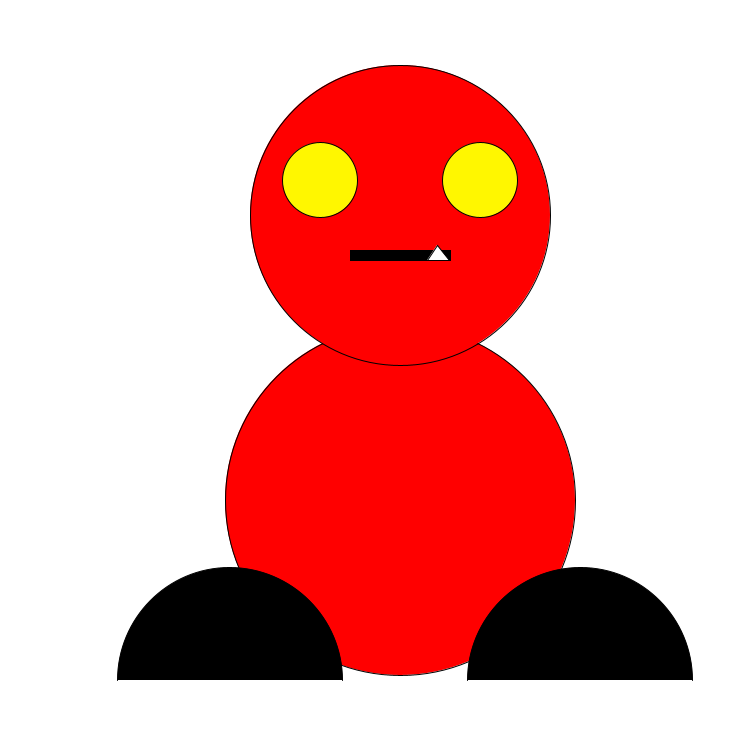
Frame 1 (no input)
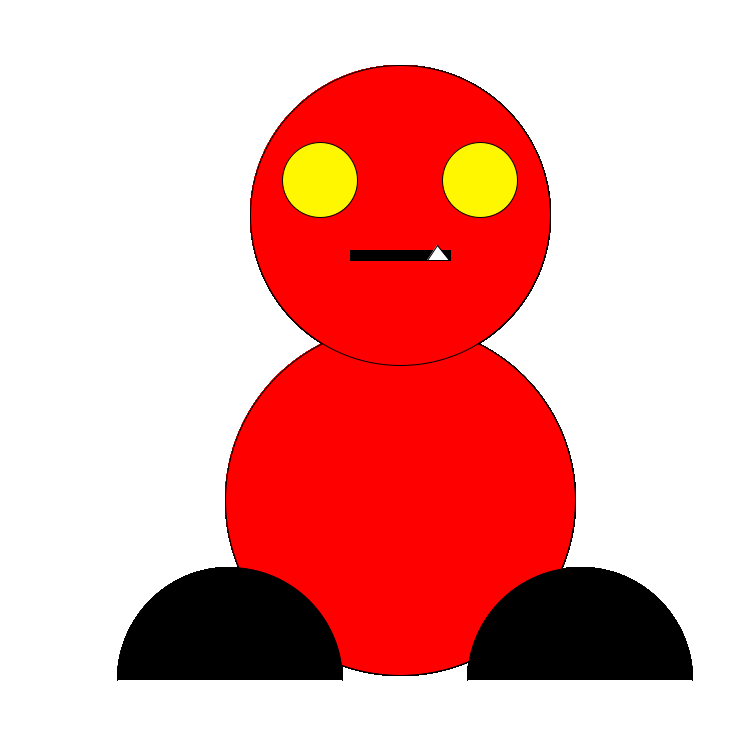
Frame 60 (the mouse pressed at the canvas centre just before this capture)
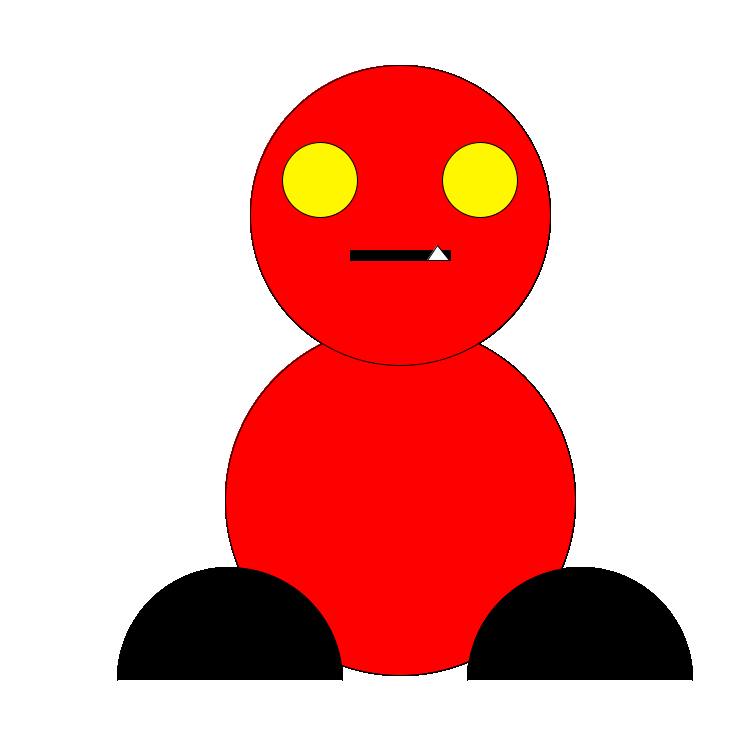
Frame 120 (the mouse held since frame 60 and released just before this capture)

The Processing sketch that drew these frames (run headless with seeded random() and noise(); from frame 60 on, the mouse is pressed at the canvas centre):

// Processing sketch: processing_129943
// ── processing_129943.pde

void setup() {
  size(750, 750) ;
  background(255) ;
  
}  

void draw() {
  println(mouseX + ", " + mouseY) ;
  
  
  
  
  
  fill(255, 0, 0) ;
 ellipse(400, 500, 350, 350) ;
  
  fill(255, 0, 0) ;
  ellipse(400, 215, 300, 300) ;
  
  fill(0) ;
  arc(230, 680, 225, 225, PI, TWO_PI) ;
  
  fill(0) ;
  arc(580, 680, 225, 225, PI, TWO_PI) ;
  
  fill(0) ;
  rect(350, 250, 100, 10) ;
  
  fill(255) ;
  triangle(427, 260, 437, 245, 449, 260) ;
  
  fill(#FFF700) ;
  ellipse(320, 180, 75, 75) ;
  
  fill(#FFF700) ;
  ellipse(480, 180, 75, 75) ;
  
  
 
}
